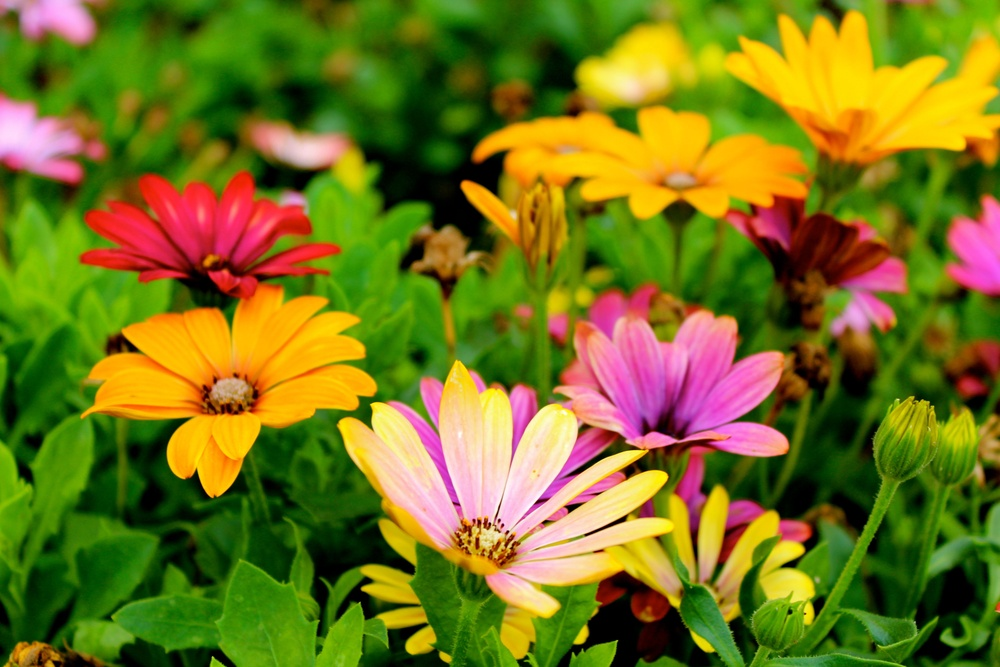
#> input picture dataset/flower.jpg, 1000 x 667 px, shrunk from 5184 x 3456 before the run, found by its file name
$ python lesson7_edge_detection.py   (older library calls are emulated)
#> lines starting #> are read from the running program, lines starting #| are printed output that depends on the picture; after the words box and inside, x2 and y2 are one past the last pixel; in counts of white or black regions, pixels touching at a corner belong together
"""
==========================================
Module 6 - Image Filtering
Lesson 7 - Edge Detection (Sobel Filter)
==========================================
"""

import cv2

# Load the image
image = cv2.imread("dataset/flower.jpg")
#> image is the input picture: shape (667, 1000, 3); mean B, G, R 27.5, 117.1, 117

# Convert image to Grayscale
gray_image = cv2.cvtColor(image, cv2.COLOR_BGR2GRAY)
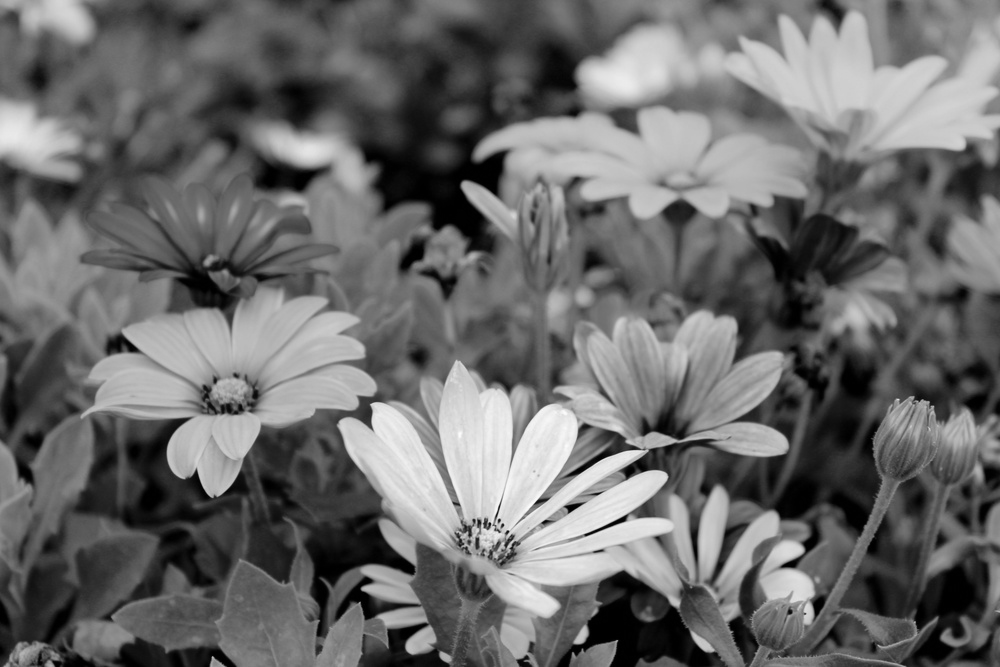
#> gray_image: shape (667, 1000); min 0, max 252, mean 106.9

# Apply Sobel Edge Detection
sobel_x = cv2.Sobel(gray_image, cv2.CV_64F, 1, 0, ksize=3)
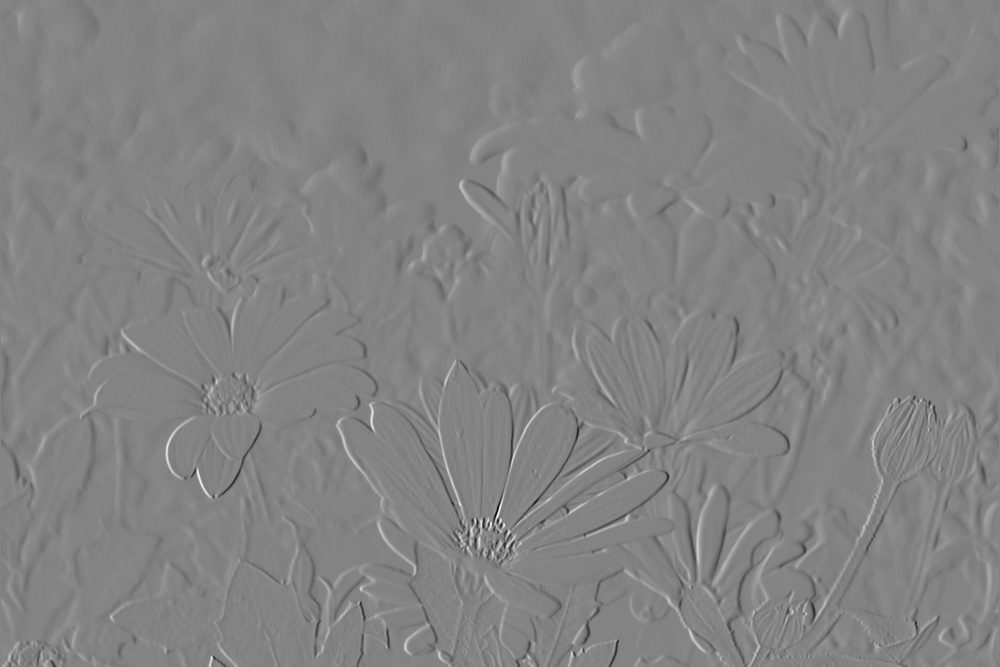
#> sobel_x: shape (667, 1000) float64; min -839, max 789, mean 0.1; drawn with min black and max white
sobel_y = cv2.Sobel(gray_image, cv2.CV_64F, 0, 1, ksize=3)
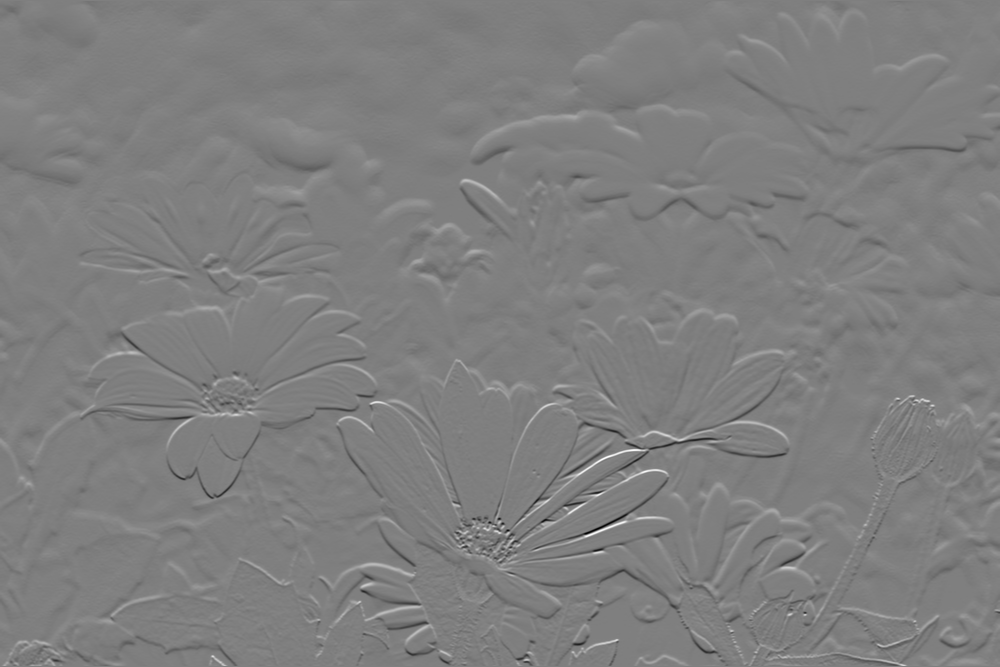
#> sobel_y: shape (667, 1000) float64; min -830, max 831, mean -0.4; drawn with min black and max white

# Display Images
cv2.imshow("Original Image", image)
cv2.imshow("Grayscale Image", gray_image)
cv2.imshow("Sobel X", sobel_x)
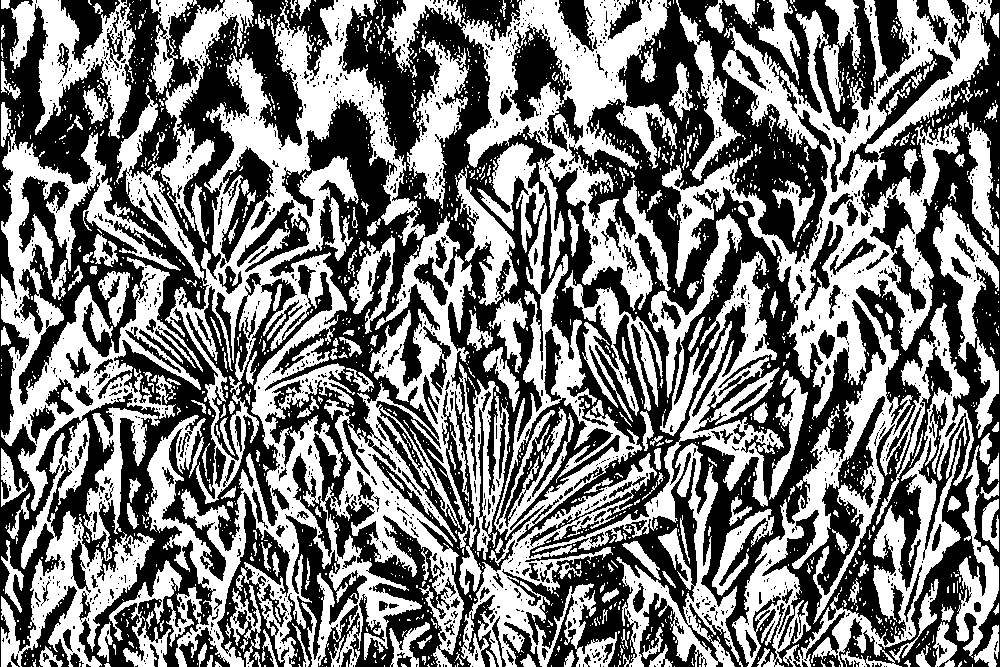
#> window 'Sobel X': shape (667, 1000); 48.3% white; 1812 white regions (1552 under 20 px), largest, box (x1, y1, x2, y2) and area: (116, 0, 473, 667) 74922, (662, 0, 992, 667) 58513, (1, 102, 203, 667) 32041
cv2.imshow("Sobel Y", sobel_y)
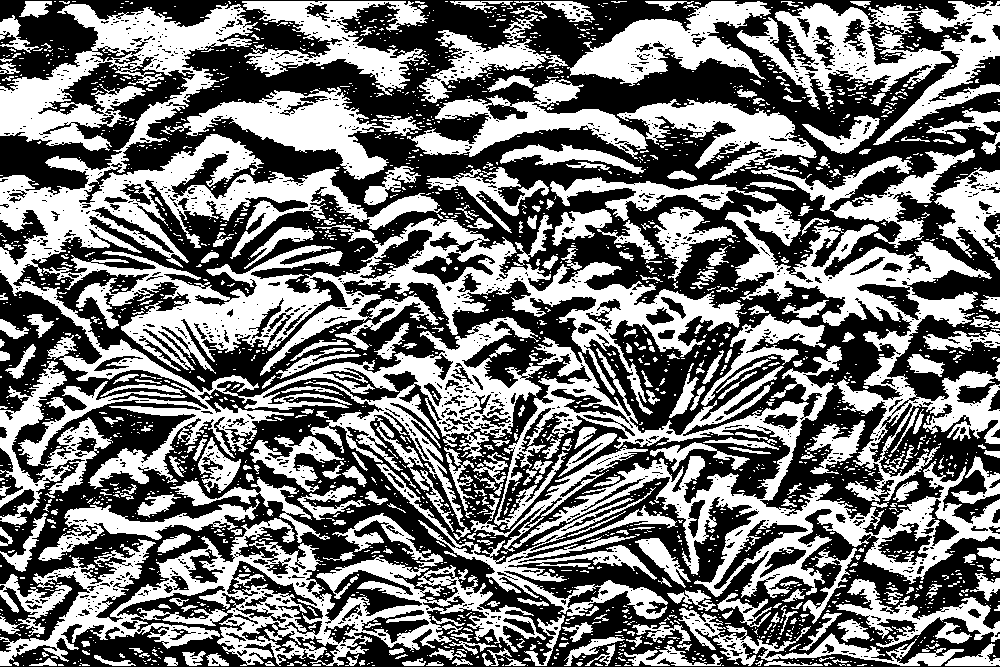
#> window 'Sobel Y': shape (667, 1000); 46.6% white; 2300 white regions (1962 under 20 px), largest, box (x1, y1, x2, y2) and area: (0, 4, 543, 540) 58064, (494, 203, 1000, 598) 44785, (43, 214, 744, 415) 30436

# Wait for a key press
cv2.waitKey(0)

# Close all windows
cv2.destroyAllWindows()

print("Module 6 - Lesson 7 Completed Successfully!")
